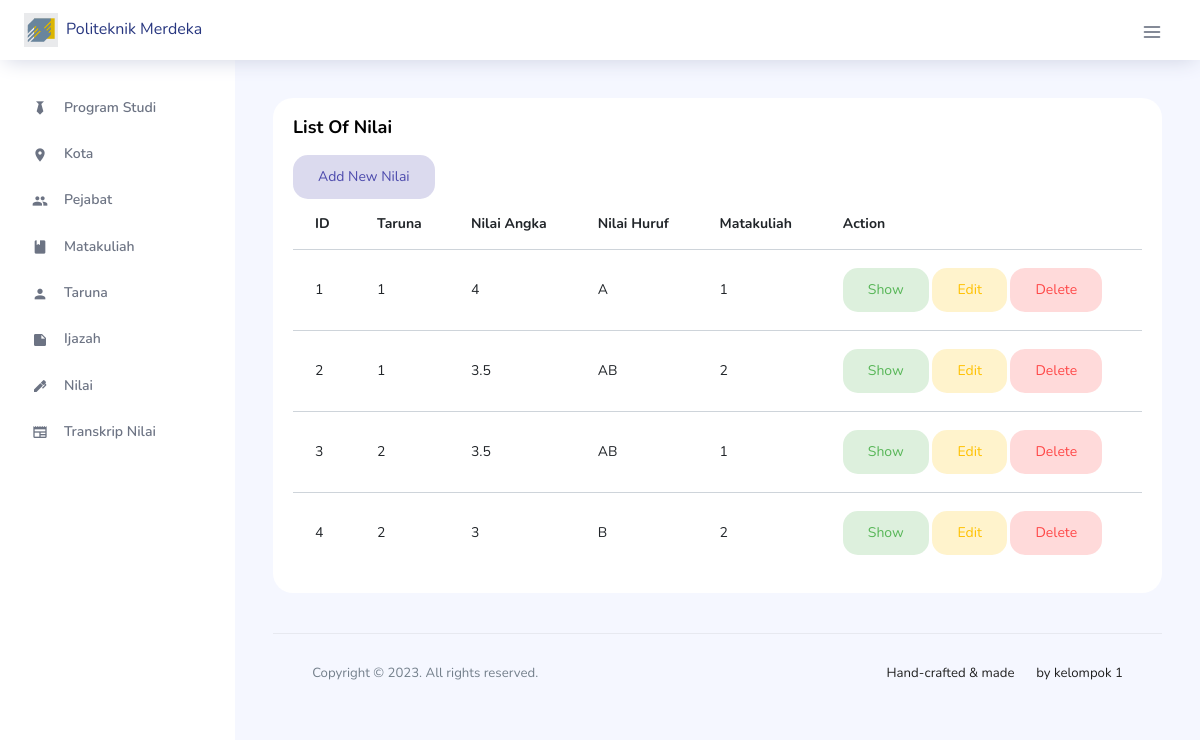
The app's page /index.php/nilaiku with its own data.
### tables this page shows
CREATE TABLE Nilai(
    ID INT AUTO_INCREMENT,
    Taruna INT,
    Nilai_Angka FLOAT,
    Nilai_Huruf VARCHAR(255),
    Matakuliah INT,
    PRIMARY KEY(ID),
    FOREIGN KEY (Taruna) REFERENCES Taruna(ID) ON DELETE CASCADE ON UPDATE CASCADE,
    FOREIGN KEY (Matakuliah) REFERENCES Matakuliah(ID) ON DELETE CASCADE ON UPDATE CASCADE
);

### application/controllers/Nilaiku.php (called while the page is built, shortened)
<?php
class Nilaiku extends CI_Controller
{
    public function __construct()
    {
        $this->load->model('NilaiModel');
        $this->load->model('TarunaModel');
        $this->load->model('MatakuliahModel');
        $this->load->library('form_validation');
    }
    public function index()
    {
        $data['nilai'] = $this->NilaiModel->get_all_nilai();
        $this->load->view('nilaiku/index', $data);
    }
}

### index.php (called while the page is built, shortened)
<?php
require_once BASEPATH.'core/CodeIgniter.php';

### application/models/NilaiModel.php (called while the page is built, shortened)
<?php
class NilaiModel extends CI_Model {
    public function get_all_nilai() {
        $query = $this->db->get('Nilai');
        return $query->result();
    }
}

### application/views/nilaiku/index.php (the view, shortened to what this page needs)
<div class="main-panel">
    <div class="content-wrapper">
        <div class="grid-margin stretch-card">
            <div class="card">
                <div class="card-body">
                    <h4 class="card-title">List of Nilai</h4>
                    <a class="btn btn-inverse-primary btn-fw" href="<?php echo base_url('nilaiku/create'); ?>">Add New Nilai</a>
                    <div class="table-responsive">
                        <table class="table table-hover">
                            <thead>
                                <tr>
                                    <th>ID</th>
                                    <th>Taruna</th>
                                    <th>Nilai Angka</th>
                                    <th>Nilai Huruf</th>
                                    <th>Matakuliah</th>
                                    <th>Action</th>
                                </tr>
                            </thead>
                            <tbody>
                                <?php foreach ($nilai as $n) : ?>
                                    <tr>
                                        <td><?php echo $n->ID; ?></td>
                                        <td><?php echo $n->Taruna; ?></td>
                                        <td><?php echo $n->Nilai_Angka; ?></td>
                                        <td><?php echo $n->Nilai_Huruf; ?></td>
                                        <td><?php echo $n->Matakuliah; ?></td>
                                        <td>
                                            <a class="btn btn-inverse-success btn-fw" href="<?php echo base_url('nilaiku/show/' . $n->ID); ?>">Show</a>
                                            <a class="btn btn-inverse-warning btn-fw" href="<?php echo base_url('nilaiku/edit/' . $n->ID); ?>">Edit</a>
                                            <a class="btn btn-inverse-danger btn-fw" href="#" onclick="deleteData(<?php echo $n->ID; ?>)">Delete</a>
                                        </td>
                                    </tr>
                                <?php endforeach; ?>
                            </tbody>
                        </table>
                    </div>
                </div>
            </div>
        </div>
        <link rel="stylesheet" href="https://cdnjs.cloudflare.com/ajax/libs/sweetalert/2.1.2/sweetalert.min.css">

### records on screen
nilai: ID "1", Taruna "1", Nilai_Angka "4", Nilai_Huruf "A", Matakuliah "1"
nilai: ID "2", Taruna "1", Nilai_Angka "3.5", Nilai_Huruf "AB", Matakuliah "2"
nilai: ID "3", Taruna "2", Nilai_Angka "3.5", Nilai_Huruf "AB", Matakuliah "1"
nilai: ID "4", Taruna "2", Nilai_Angka "3", Nilai_Huruf "B", Matakuliah "2"
